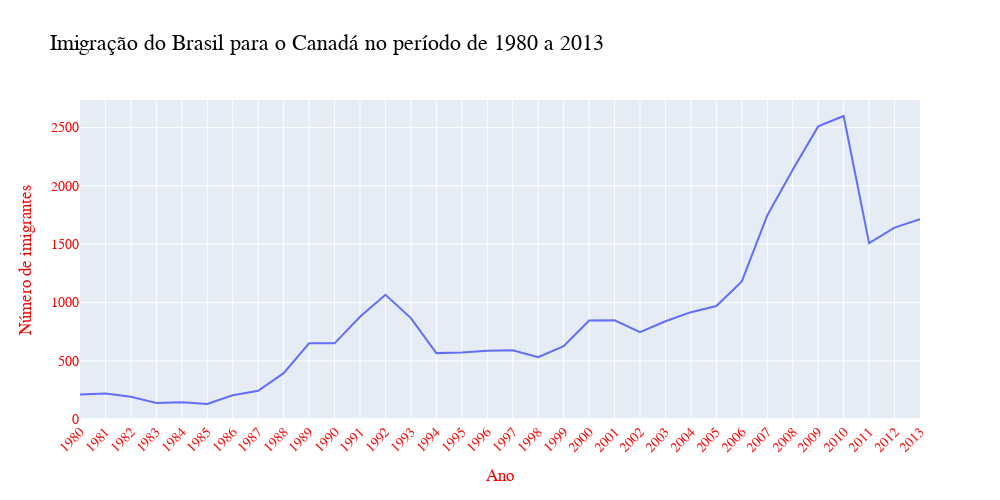

Here is the notebook cell this chart was saved with:
### Code cell
fig = px.line(dados_brasil, x='ano', y='imigrantes',
              title='Imigração do Brasil para o Canadá no período de 1980 a 2013')
fig.update_layout(
    width=1000, height=500, 
    xaxis={'tickangle': -45},
    font_family='Arial',
    font_size=14,
    font_color='red',
    title_font_color='black',
    title_font_size=22,
    xaxis_title='Ano',
    yaxis_title='Número de imigrantes')

fig.show()

### Figure 1 — Plotly figure (JSON) as saved in the notebook; plotly's stock layout.template omitted (floating-point values rounded to 4 significant figures)
{"data": [{"hovertemplate": "ano=%{x}<br>imigrantes=%{y}<extra></extra>", "legendgroup": "", "line": {"color": "#636efa", "dash": "solid"}, "marker": {"symbol": "circle"}, "mode": "lines", "name": "", "orientation": "v", "showlegend": false, "type": "scatter", "x": ["1980", "1981", "1982", "1983", "1984", "1985", "1986", "1987", "1988", "1989", "1990", "1991", "1992", "1993", "1994", "1995", "1996", "1997", "1998", "1999", "2000", "2001", "2002", "2003", "2004", "2005", "2006", "2007", "2008", "2009", "2010", "2011", "2012", "2013"], "xaxis": "x", "y": [211, 220, 192, 139, 145, 130, 205, 244, 394, 650, 650, 877, 1066, 866, 566, 572, 586, 591, 531, 626, 845, 847, 745, 839, 917, 969, 1181, 1746, 2138, 2509, 2598, 1508, 1642, 1714], "yaxis": "y"}], "layout": {"font": {"color": "red", "family": "Arial", "size": 14}, "height": 500, "legend": {"tracegroupgap": 0}, "title": {"font": {"color": "black", "size": 22}, "text": "Imigração do Brasil para o Canadá no período de 1980 a 2013"}, "width": 1000, "xaxis": {"anchor": "y", "domain": [0, 1], "tickangle": -45, "title": {"text": "Ano"}}, "yaxis": {"anchor": "x", "domain": [0, 1], "title": {"text": "Número de imigrantes"}}}}
